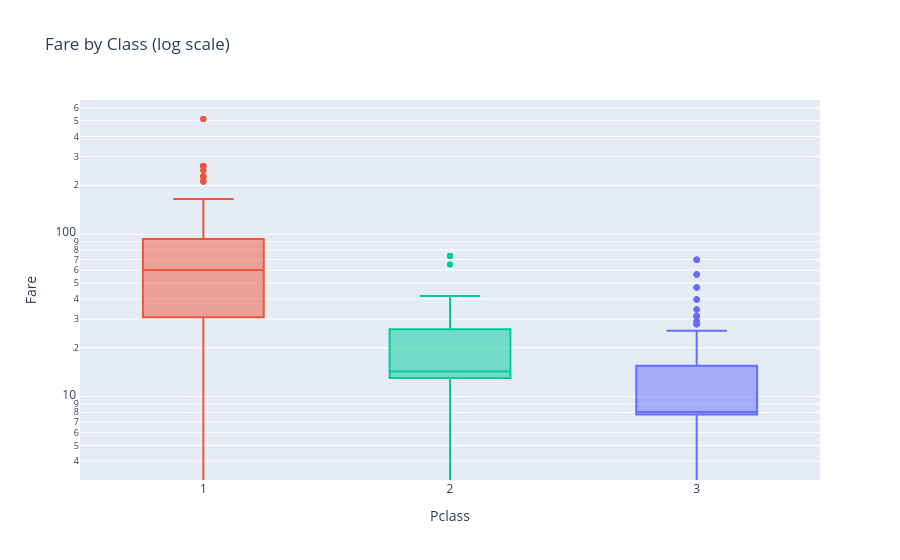

This figure's notebook cell:
### Code cell
fig = px.box(df, x="Pclass", y="Fare", color="Pclass", log_y=True, points="outliers",
             title="Fare by Class (log scale)")
fig.update_layout(showlegend=False, xaxis=dict(dtick=1))
fig.write_html("plots_html/fare_by_class.html", include_plotlyjs="cdn")
fig.show()

### Figure 1 — Plotly figure (JSON) as saved in the notebook; plotly's stock layout.template omitted (floating-point values rounded to 4 significant figures; data arrays with more than 128 entries replaced by an {"elided": "..."} marker saying what was removed)
{"data": [{"alignmentgroup": "True", "boxpoints": "outliers", "hovertemplate": "Pclass=%{x}<br>Fare=%{y}<extra></extra>", "legendgroup": "3", "marker": {"color": "#636efa"}, "name": "3", "notched": false, "offsetgroup": "3", "orientation": "v", "showlegend": true, "type": "box", "x": {"elided": "491 int values"}, "x0": " ", "xaxis": "x", "y": {"elided": "491 float values"}, "y0": " ", "yaxis": "y"}, {"alignmentgroup": "True", "boxpoints": "outliers", "hovertemplate": "Pclass=%{x}<br>Fare=%{y}<extra></extra>", "legendgroup": "1", "marker": {"color": "#EF553B"}, "name": "1", "notched": false, "offsetgroup": "1", "orientation": "v", "showlegend": true, "type": "box", "x": {"elided": "216 int values"}, "x0": " ", "xaxis": "x", "y": {"elided": "216 float values"}, "y0": " ", "yaxis": "y"}, {"alignmentgroup": "True", "boxpoints": "outliers", "hovertemplate": "Pclass=%{x}<br>Fare=%{y}<extra></extra>", "legendgroup": "2", "marker": {"color": "#00cc96"}, "name": "2", "notched": false, "offsetgroup": "2", "orientation": "v", "showlegend": true, "type": "box", "x": {"elided": "184 int values"}, "x0": " ", "xaxis": "x", "y": {"elided": "184 float values"}, "y0": " ", "yaxis": "y"}], "layout": {"boxmode": "overlay", "legend": {"title": {"text": "Pclass"}, "tracegroupgap": 0}, "showlegend": false, "title": {"text": "Fare by Class (log scale)"}, "xaxis": {"anchor": "y", "categoryarray": [3, 1, 2], "categoryorder": "array", "domain": [0.0, 1.0], "dtick": 1, "title": {"text": "Pclass"}}, "yaxis": {"anchor": "x", "domain": [0.0, 1.0], "title": {"text": "Fare"}, "type": "log"}}}
